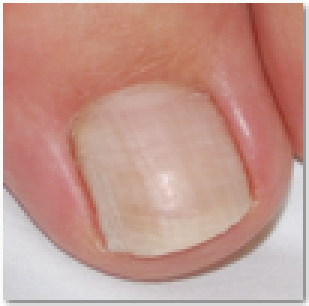
#> input picture Backend/test.png, 103 x 102 px (shown 3 times larger)
$ python cluster_image.py
#> lines starting #> are read from the running program, lines starting #| are printed output that depends on the picture
from sklearn.cluster import KMeans
import matplotlib.pyplot as plt
import argparse
import cv2
import numpy as np

image = cv2.imread('test.png')
#> image is the input picture: shape (102, 103, 3); mean B, G, R 141.4, 151.6, 195.2
image = cv2.cvtColor(image, cv2.COLOR_BGR2RGB)

plt.figure()
plt.axis("off")
plt.imshow(image)

width = image.shape[0]
#> width = 102
height = image.shape[1]
#> height = 103

image = image.reshape((image.shape[0] * image.shape[1], 3))

clt = KMeans(n_clusters = 5)
clt.fit(image)

colors = np.reshape(clt.labels_,(width,height))

plt.figure()
plt.axis("off")
plt.imshow(colors)
plt.show()
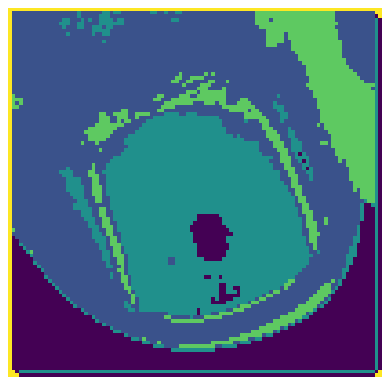
#> figure drawn by matplotlib, 1 panel
